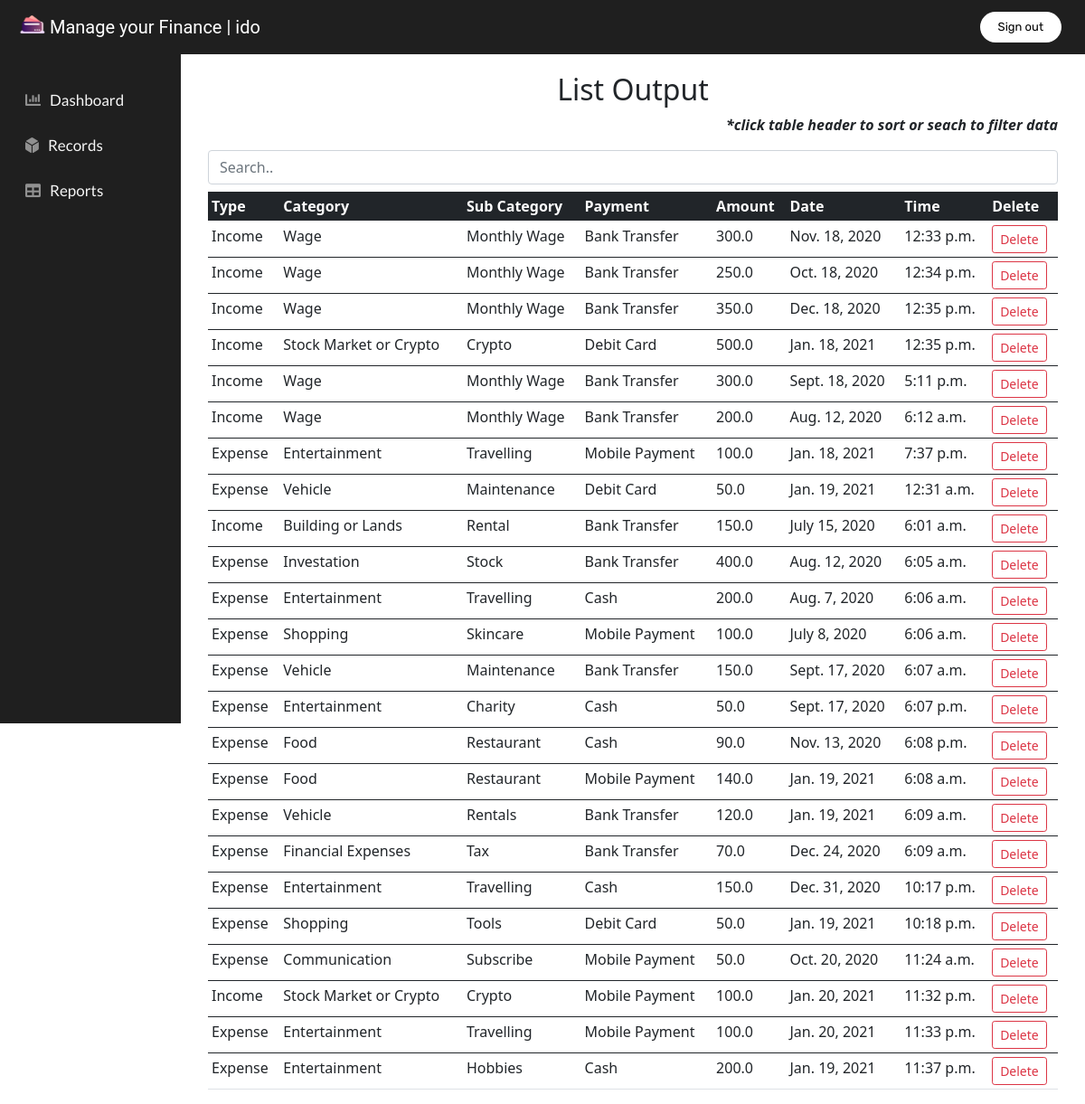
The app's page /reports/ (signed in) with its own data.
### accounts/models.py (models this page shows, shortened)
class RecordModel(models.Model):
    type            = models.CharField(max_length=40)
    category        = models.CharField(max_length=40)
    sub_category    = models.CharField(max_length=40)
    payment         = models.CharField(max_length=40)
    amount          = models.FloatField()
    date            = models.DateField()
    time            = models.TimeField()

### accounts/views.py (the view)
# urls.py: path('reports/',views.reports, name='reports'),
@login_required(login_url='login')
def reports(request):
    posts = RecordModel.objects.all()
    context = {
        'posts': posts
    }
    return render(request, 'accounts/reports.html', context)

### accounts/templates/accounts/reports.html (shortened to what this page needs)
{% extends 'accounts/main.html' %}
{% block content %}
<div class="text-center mb-2">
    <h2> List Output </h2>
</div>
<p class="text-end fst-italic fw-bold">*click table header to sort or seach to filter data</p>
<input class="form-control mb-2" id="input" type="text" placeholder="Search..">
<div class="table-responsive">
  <table id="reports" class="table table-hover table-sm">
      <thead>
          <tr>
              <th class="table-dark" scope="col" onclick="sortTable(0)">Type</th>
              <th class="table-dark" scope="col" onclick="sortTable(1)">Category</th>
              <th class="table-dark" scope="col" onclick="sortTable(2)">Sub Category</th>
              <th class="table-dark" scope="col" onclick="sortTable(3)">Payment</th>
              <th class="table-dark" scope="col" onclick="sortTable(4)">Amount</th>
              <th class="table-dark" scope="col" onclick="sortTable(5)">Date</th>
              <th class="table-dark" scope="col" onclick="sortTable(6)">Time</th>
              <th class="table-dark" scope="col">Delete</th>
          </tr>
      </thead>
      {% for post in posts %}
      <tbody id="table">
          <tr>
              <td>{{post.type}}</td>
              <td>{{post.category}}</td>
              <td>{{post.sub_category}}</td>
              <td>{{post.payment}}</td>
              <td>{{post.amount}}</td>
              <td>{{post.date}}</td>
              <td>{{post.time}}</td>
              <td><a class="btn btn-outline-danger btn-sm" href="{% url 'delete' post.id %}" >Delete</a></td>
          </tr>
      </tbody>
      {% endfor %}
  </table>
</div>
{% endblock %}

### accounts/templates/accounts/main.html (shortened to what this page needs)
{% load static %}
<!DOCTYPE html>
<html>
<head>
    <link href="https://cdn.jsdelivr.net/npm/bootstrap@5.0.0-beta1/dist/css/bootstrap.min.css" rel="stylesheet">
    <link href="{% static '/css/main.css' %}" rel="stylesheet" type="text/css">
    <link rel="stylesheet" href="https://use.fontawesome.com/releases/v5.15.1/css/all.css">
</head>
<body>
    <nav class="navbar fixed-top navbar-custom" id="navbar">
            <a class="navbar-brand" href="{%url 'dashboard' %}">
                <img src="{% static '/images/wallet.png' %}" id="logo" alt="" width="30" height="24" class="d-inline-block align-top">
                Manage your Finance | {{request.user}}
            </a>
            <ul class="navbar-nav px-3 flex-row-reverse">
                <a class="nav-link" href="{%url 'logout' %}"><button>Sign out</button></a>
            </ul>
    </nav>
    <div class="container-fluid">
        <div class="row">
                <nav id="sidenav">
                    <ul class="nav flex-column">
                        <li class="nav-link active" id="sidetext"><a href="{%url 'dashboard' %}"><i class="fas fa-chart-bar nav-icon"></i>Dashboard</a></li>
                        <li class="nav-link active" id="sidetext"><a href="{%url 'records' %}"><i class="fas fa-dice-d6 nav-icon"></i>Records</a></li>
                        <li class="nav-link active" id="sidetext"><a href="{%url 'reports' %}"><i class="fas fa-table nav-icon"></i>Reports</a></li>
                    </ul>
                </nav>
                <div class="col" id="grid-right">
                    <div class="container-fluid">
                        {% block content %}
                        {% endblock %}
                    </div>
                </div>
        </div>
    </div>
</body>
</html>

### static/css/main.css (style rules this page uses)
.container-fluid { padding-left: 15px; padding-right: 15px; }
.navbar-brand { margin-left: 10px; font-family: 'Roboto', sans-serif; text-decoration: none; color: white; }
.navbar-custom { background-color: #1F1F1F; color: #f5f5f5; font-size: 17px; padding: 5px 10px; text-decoration: none; }
.nav-icon { padding-right: 10px; color: #909090; }
.nav-link { display: flex; height: 50px; }
.nav-link a { color: #f5f5f5; font-size: 17px; float: left; padding: 5px 0px; text-decoration: none; }
#grid-right { padding-top: 80px; margin-left: 200px; overflow: hidden; }
#sidenav { font-family: 'Lato', sans-serif; background-color: #1F1F1F; padding-top: 85px; width: 200px; height: 100vh; margin-left: -3px; position: fixed; }
button { font-family: 'Rubik', sans-serif; font-size: small; color: black; padding: 5px 20px; background-color: white; border: none; border-radius: 50px; cursor: pointer; transition: all 0.3x ease 0s; }

### records on screen
RecordModel: type "Income", category "Wage", sub_category "Monthly Wage", payment "Bank Transfer", amount "300.0", date "Nov. 18, 2020", time "12:33 p.m."
RecordModel: type "Income", category "Wage", sub_category "Monthly Wage", payment "Bank Transfer", amount "250.0", date "Oct. 18, 2020", time "12:34 p.m."
RecordModel: type "Income", category "Wage", sub_category "Monthly Wage", payment "Bank Transfer", amount "350.0", date "Dec. 18, 2020", time "12:35 p.m."
RecordModel: type "Income", category "Stock Market or Crypto", sub_category "Crypto", payment "Debit Card", amount "500.0", date "Jan. 18, 2021", time "12:35 p.m."
RecordModel: type "Income", category "Wage", sub_category "Monthly Wage", payment "Bank Transfer", amount "300.0", date "Sept. 18, 2020", time "5:11 p.m."
RecordModel: type "Income", category "Wage", sub_category "Monthly Wage", payment "Bank Transfer", amount "200.0", date "Aug. 12, 2020", time "6:12 a.m."
RecordModel: type "Expense", category "Entertainment", sub_category "Travelling", payment "Mobile Payment", amount "100.0", date "Jan. 18, 2021", time "7:37 p.m."
RecordModel: type "Expense", category "Vehicle", sub_category "Maintenance", payment "Debit Card", amount "50.0", date "Jan. 19, 2021", time "12:31 a.m."
RecordModel: type "Income", category "Building or Lands", sub_category "Rental", payment "Bank Transfer", amount "150.0", date "July 15, 2020", time "6:01 a.m."
RecordModel: type "Expense", category "Investation", sub_category "Stock", payment "Bank Transfer", amount "400.0", date "Aug. 12, 2020", time "6:05 a.m."
RecordModel: type "Expense", category "Entertainment", sub_category "Travelling", payment "Cash", amount "200.0", date "Aug. 7, 2020", time "6:06 a.m."
RecordModel: type "Expense", category "Shopping", sub_category "Skincare", payment "Mobile Payment", amount "100.0", date "July 8, 2020", time "6:06 a.m."
RecordModel: type "Expense", category "Vehicle", sub_category "Maintenance", payment "Bank Transfer", amount "150.0", date "Sept. 17, 2020", time "6:07 a.m."
RecordModel: type "Expense", category "Entertainment", sub_category "Charity", payment "Cash", amount "50.0", date "Sept. 17, 2020", time "6:07 p.m."
RecordModel: type "Expense", category "Food", sub_category "Restaurant", payment "Cash", amount "90.0", date "Nov. 13, 2020", time "6:08 p.m."
RecordModel: type "Expense", category "Food", sub_category "Restaurant", payment "Mobile Payment", amount "140.0", date "Jan. 19, 2021", time "6:08 a.m."
RecordModel: type "Expense", category "Vehicle", sub_category "Rentals", payment "Bank Transfer", amount "120.0", date "Jan. 19, 2021", time "6:09 a.m."
RecordModel: type "Expense", category "Financial Expenses", sub_category "Tax", payment "Bank Transfer", amount "70.0", date "Dec. 24, 2020", time "6:09 a.m."
RecordModel: type "Expense", category "Entertainment", sub_category "Travelling", payment "Cash", amount "150.0", date "Dec. 31, 2020", time "10:17 p.m."
RecordModel: type "Expense", category "Shopping", sub_category "Tools", payment "Debit Card", amount "50.0", date "Jan. 19, 2021", time "10:18 p.m."
RecordModel: type "Expense", category "Communication", sub_category "Subscribe", payment "Mobile Payment", amount "50.0", date "Oct. 20, 2020", time "11:24 a.m."
RecordModel: type "Income", category "Stock Market or Crypto", sub_category "Crypto", payment "Mobile Payment", amount "100.0", date "Jan. 20, 2021", time "11:32 p.m."
RecordModel: type "Expense", category "Entertainment", sub_category "Travelling", payment "Mobile Payment", amount "100.0", date "Jan. 20, 2021", time "11:33 p.m."
RecordModel: type "Expense", category "Entertainment", sub_category "Hobbies", payment "Cash", amount "200.0", date "Jan. 19, 2021", time "11:37 p.m."

### other values on screen
{{ request.user }} "ido"
